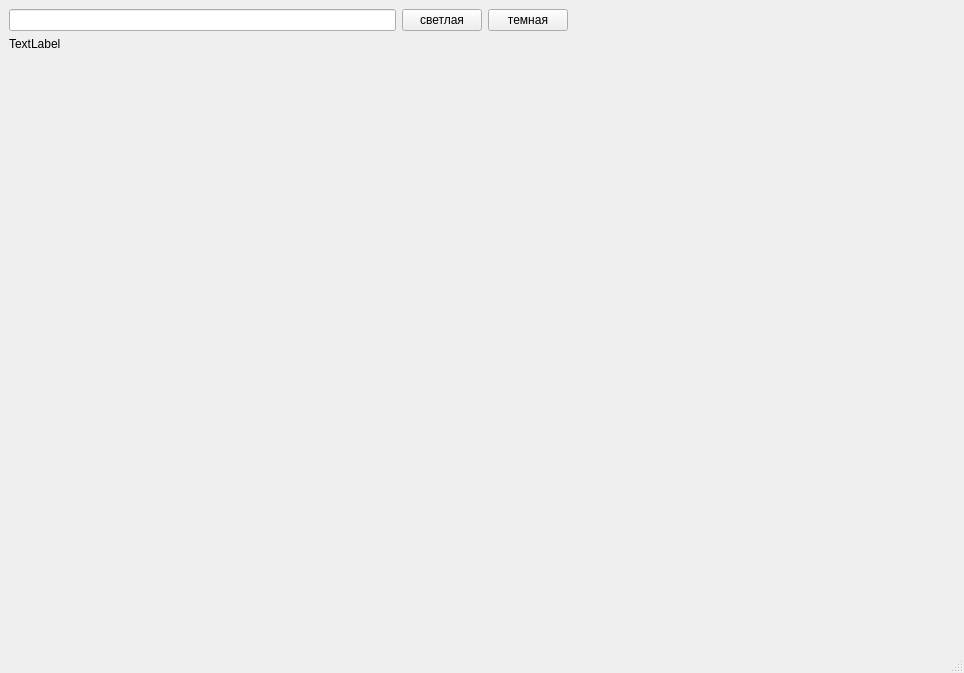
<?xml version="1.0" encoding="UTF-8"?>
<ui version="4.0">
 <class>MainWindow</class>
 <widget class="QMainWindow" name="MainWindow">
  <property name="geometry">
   <rect>
    <x>0</x>
    <y>0</y>
    <width>964</width>
    <height>673</height>
   </rect>
  </property>
  <property name="windowTitle">
   <string>Отображение карты</string>
  </property>
  <widget class="QWidget" name="centralwidget">
   <layout class="QGridLayout" name="gridLayout">
    <item row="0" column="0">
     <widget class="QLineEdit" name="g_search"/>
    </item>
    <item row="1" column="0">
     <widget class="QLabel" name="g_map">
      <property name="text">
       <string>TextLabel</string>
      </property>
     </widget>
    </item>
    <item row="2" column="0">
     <spacer name="g_spacer2">
      <property name="orientation">
       <enum>Qt::Vertical</enum>
      </property>
      <property name="sizeHint" stdset="0">
       <size>
        <width>20</width>
        <height>40</height>
       </size>
      </property>
     </spacer>
    </item>
    <item row="0" column="4" rowspan="2">
     <spacer name="g_spacer1">
      <property name="orientation">
       <enum>Qt::Horizontal</enum>
      </property>
      <property name="sizeType">
       <enum>QSizePolicy::Expanding</enum>
      </property>
      <property name="sizeHint" stdset="0">
       <size>
        <width>40</width>
        <height>20</height>
       </size>
      </property>
     </spacer>
    </item>
    <item row="0" column="3">
     <widget class="QPushButton" name="g_layer2">
      <property name="text">
       <string>темная</string>
      </property>
     </widget>
    </item>
    <item row="0" column="2">
     <widget class="QPushButton" name="g_layer1">
      <property name="text">
       <string>светлая</string>
      </property>
     </widget>
    </item>
   </layout>
  </widget>
  <widget class="QMenuBar" name="menubar">
   <property name="geometry">
    <rect>
     <x>0</x>
     <y>0</y>
     <width>964</width>
     <height>37</height>
    </rect>
   </property>
  </widget>
  <widget class="QStatusBar" name="statusbar"/>
 </widget>
 <resources/>
 <connections/>
</ui>
